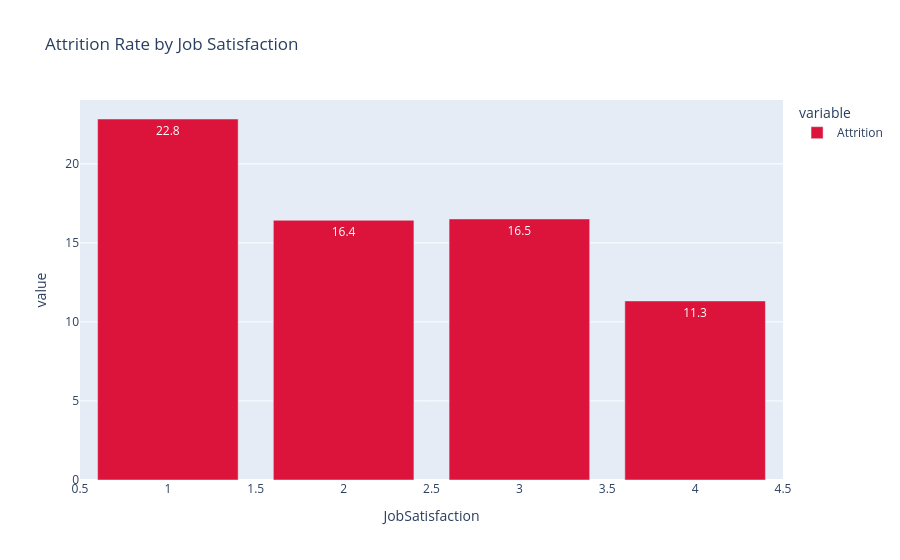

The code cell stored with this chart in its notebook:
### Code cell
fig = px.bar(
    job_satisfaction,
    text_auto=".1f",
    title="Attrition Rate by Job Satisfaction"
)

fig.update_traces(marker_color="crimson")
fig.show()

### Figure 1 — Plotly figure (JSON) as saved in the notebook; plotly's stock layout.template omitted (floating-point values rounded to 4 significant figures)
{"data": [{"alignmentgroup": "True", "hovertemplate": "variable=Attrition<br>JobSatisfaction=%{x}<br>value=%{y}<extra></extra>", "legendgroup": "Attrition", "marker": {"color": "crimson", "pattern": {"shape": ""}}, "name": "Attrition", "offsetgroup": "Attrition", "orientation": "v", "showlegend": true, "textposition": "auto", "texttemplate": "%{y:.1f}", "type": "bar", "x": [1, 2, 3, 4], "xaxis": "x", "y": [22.84, 16.43, 16.52, 11.33], "yaxis": "y"}], "layout": {"barmode": "relative", "legend": {"title": {"text": "variable"}, "tracegroupgap": 0}, "title": {"text": "Attrition Rate by Job Satisfaction"}, "xaxis": {"anchor": "y", "domain": [0, 1], "title": {"text": "JobSatisfaction"}}, "yaxis": {"anchor": "x", "domain": [0, 1], "title": {"text": "value"}}}}
